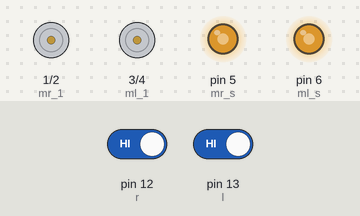
The sketch below on a simulated Arduino Uno, built with avr-gcc and run on an emulated ATmega328P. Shown: motor-driver pin pairs drawn as motors (green arrow = first pin HIGH = forward, orange = second pin HIGH = backward, longer = more drive), output pins drawn as LEDs (lit = HIGH). The inputs (shaded band) are chosen by the test bench; at power-on: pin 12 (r) HIGH, pin 13 (l) HIGH.

Above: at 1.2 s.
1.3 s: pin 12 (r) driven LOW
At 2.0 s:
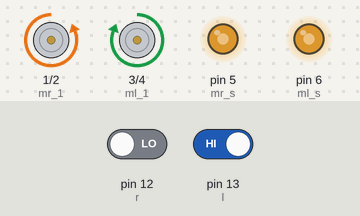
2.9 s: pin 13 (l) driven LOW
At 3.3 s:
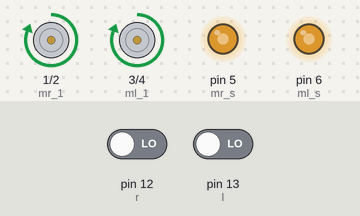
4.5 s: pin 12 (r) driven HIGH
At 5.7 s:
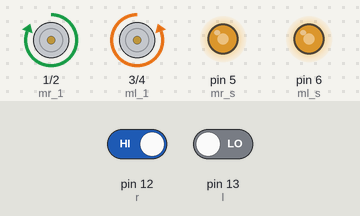
Timing chart, 0 to 7.5 s (numbered marks = the images above; inputs shaded):
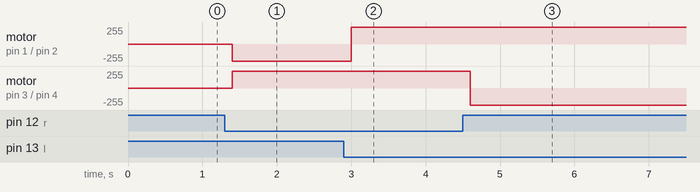

Measured:
- after the input at 1.3 s, motor on pin 1 (mr_1) / pin 2 (mr_2): stopped → backward 255/255 after 0.10 s; motor on pin 3 (ml_1) / pin 4 (ml_2): stopped → forward 255/255 after 0.10 s
- after the input at 2.9 s, motor on pin 1 (mr_1) / pin 2 (mr_2): backward 255/255 → forward 255/255 after 0.10 s
- after the input at 4.5 s, motor on pin 3 (ml_1) / pin 4 (ml_2): forward 255/255 → backward 255/255 after 0.10 s

The sketch:

Arduino_Task_-_2.ino
```cpp
#define mr_s 5
#define ml_s 6
#define mr_1 1
#define mr_2 2
#define ml_1 3
#define ml_2 4
#define r 12
#define l 13
void setup() {
  pinMode(12,INPUT);
  pinMode(13,INPUT);
  pinMode(1,OUTPUT);
  pinMode(2,OUTPUT);
  pinMode(3,OUTPUT);
  pinMode(4,OUTPUT);
  pinMode(5,OUTPUT);
  pinMode(6,OUTPUT);
  analogWrite(mr_s,175);
  analogWrite(ml_s,175);
}

void loop() {
  if (digitalRead(r) == LOW and digitalRead(l) == LOW )
  {
    digitalWrite(mr_1,HIGH);
    digitalWrite(mr_2,LOW);
    digitalWrite(ml_1,HIGH);
    digitalWrite(ml_2,LOW);
  }
  if (digitalRead(r) == HIGH and digitalRead(l) == LOW)
  {
    digitalWrite(mr_1,HIGH);
    digitalWrite(mr_2,LOW);
    digitalWrite(ml_1,LOW);
    digitalWrite(ml_2,HIGH);
  }
  if (digitalRead(r) == LOW and digitalRead(l) == HIGH)
  {
    digitalWrite(mr_1,LOW);
    digitalWrite(mr_2,HIGH);
    digitalWrite(ml_1,HIGH);
    digitalWrite(ml_2,LOW);
  }
  delay(200);
}
```
